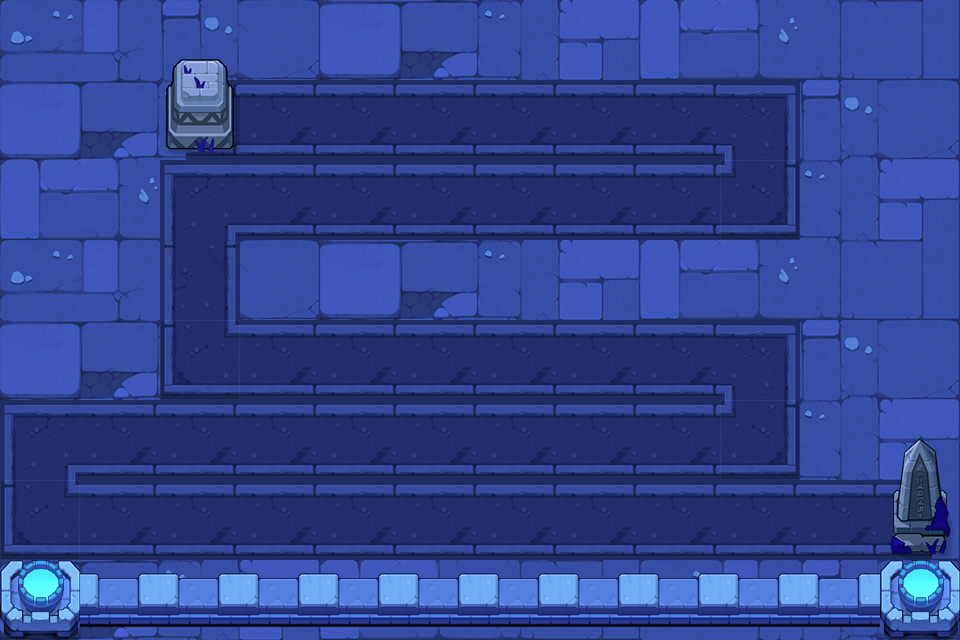

A 2D game scene composited from a Tiled map and its tileset images. What follows is a short description and the map's XML, with each tile layer's data collapsed to a summary:
An orthogonal 12x8 tile map with 80x80 px tiles, 3 tile layers (background, road, object) and 14 objects (P0, P1, P2, P3, P4, ...).

<map version="1.0" tiledversion="1.0.3" orientation="orthogonal" renderorder="right-down" width="12" height="8" tilewidth="80" tileheight="80" nextobjectid="16">
 <tileset firstgid="1" source="anye.tsx" />
 <layer name="background" width="12" height="8">
  <data>[96 cells, 96 non-empty, 12 distinct tile ids]</data>
 </layer>
 <layer name="road" width="12" height="8">
  <data>[96 cells, 47 non-empty, 8 distinct tile ids]</data>
 </layer>
 <layer name="object" width="12" height="8">
  <data>[96 cells, 16 non-empty, 6 distinct tile ids]</data>
 </layer>
 <objectgroup name="path" visible="0">
  <object id="1" name="P0" x="240" y="120" />
  <object id="2" name="P1" x="760" y="120" />
  <object id="3" name="P2" x="760" y="200" />
  <object id="4" name="P3" x="200" y="200" />
  <object id="5" name="P4" x="200" y="360" />
  <object id="6" name="P5" x="760" y="360" />
  <object id="7" name="P6" x="760" y="440" />
  <object id="8" name="P7" x="40" y="440" />
  <object id="9" name="P8" x="40" y="520" />
  <object id="10" name="P9" x="880" y="520" />
  <object id="11" name="O0" x="0" y="80" width="160" height="320" />
  <object id="12" name="O1" x="240" y="240" width="560" height="80" />
  <object id="13" name="O2" x="800" y="80" width="160" height="320" />
  <object id="14" name="O3" x="800" y="400" width="80" height="80" />
 </objectgroup>
</map>
